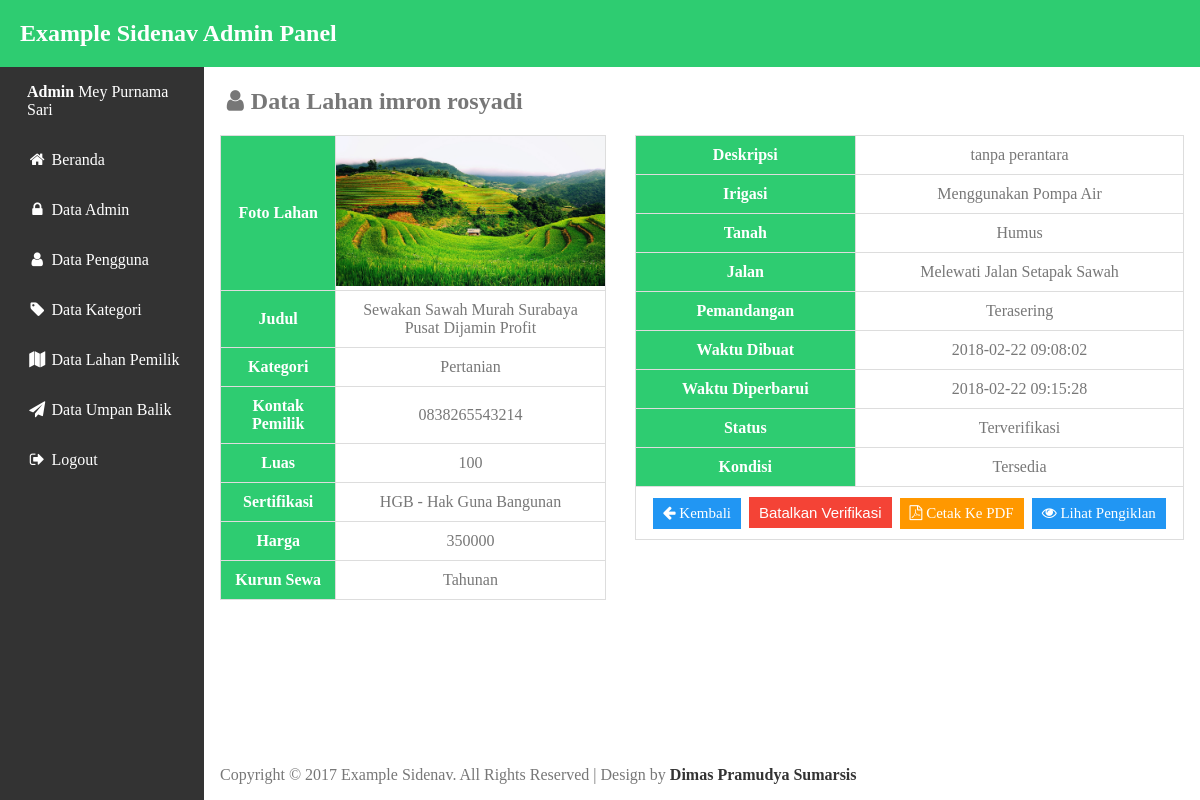
/adm/fieldView.php?id_lahan=25 (signed in), run on an earlier commit of the app's database.
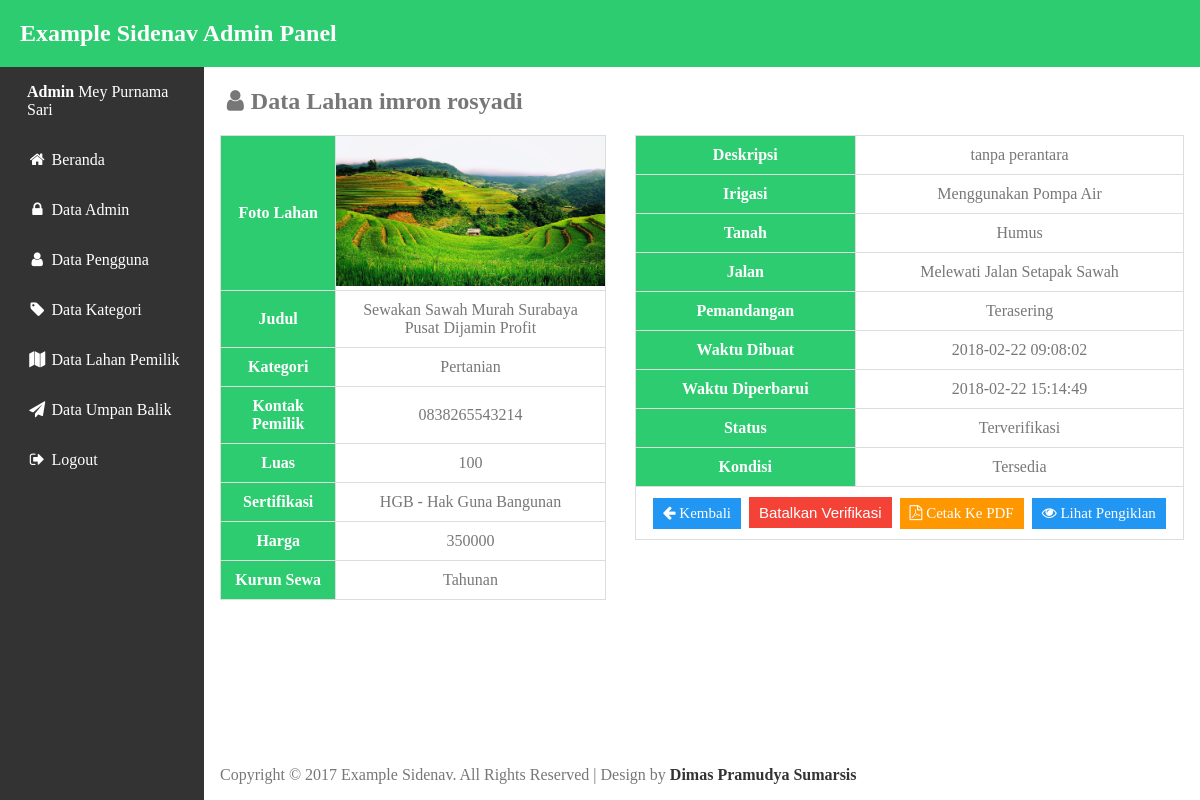
And on a later commit of the database.
### tables this page shows
CREATE TABLE `tb_lahan` (
  `id_lahan` int(11) NOT NULL,
  `id_user` int(11) NOT NULL,
  `id_kategori` int(11) NOT NULL,
  `judul` varchar(100) NOT NULL,
  `alamat_lahan` varchar(100) NOT NULL,
  `luas` varchar(7) NOT NULL,
  `sertifikasi` varchar(60) NOT NULL,
  `deskripsi` text NOT NULL,
  `harga` int(11) NOT NULL,
  `kurun_sewa` varchar(10) NOT NULL,
  `status` varchar(20) NOT NULL,
  `kondisi` varchar(10) NOT NULL,
  `fasilitas_irigasi` varchar(60) NOT NULL,
  `fasilitas_tanah` varchar(60) NOT NULL,
  `fasilitas_jalan` varchar(60) NOT NULL,
  `fasilitas_pemandangan` varchar(60) NOT NULL,
  `foto_lahan` varchar(255) NOT NULL,
  `fieldCreate_at` varchar(100) DEFAULT NULL,
  `fieldUpdate_at` varchar(100) DEFAULT NULL
);

CREATE TABLE `tb_user` (
  `id_user` int(8) NOT NULL,
  `nama_depan` varchar(15) NOT NULL,
  `nama_belakang` varchar(60) NOT NULL,
  `email` varchar(60) NOT NULL,
  `password` varchar(255) NOT NULL,
  `alamat` varchar(100) NOT NULL,
  `telepon` varchar(13) NOT NULL,
  `profesi` varchar(20) NOT NULL,
  `foto` varchar(200) NOT NULL,
  `create_at` varchar(100) DEFAULT NULL,
  `update_at` varchar(100) DEFAULT NULL
);

CREATE TABLE `tb_kategori` (
  `id_kategori` int(11) NOT NULL,
  `kategori` varchar(20) NOT NULL,
  `create_at` varchar(100) DEFAULT NULL,
  `update_at` varchar(100) DEFAULT NULL
);

### adm/fieldView.php (the view, shortened to what this page needs)
<?php
    require_once "db.php";
    require_once "Admin.php";
    if(isset($_GET["id_lahan"])){
        $id = $_GET['id_lahan'];
        $sql = "SELECT * FROM tb_lahan INNER JOIN tb_user ON tb_lahan.id_user=tb_user.id_user INNER JOIN tb_kategori ON tb_lahan.id_kategori=tb_kategori.id_kategori WHERE id_lahan =:id_lahan";
        $stmt = $db->prepare($sql);
        $stmt->execute([':id_lahan'=>$id]);
        $data = $stmt->fetch();
    }else{
      header("Location: fieldData.php");
    }
 ?>
<!DOCTYPE html>
<html>
<head>
<link rel="stylesheet" type="text/css" href="css/style.css">
<link rel="stylesheet" href="css/font-awesome.min.css">
</head>
<body>
<?php include "template/header.php"; ?>
<div class="wrapper">
  <div class="content">
    <h2><i class="fa fa-user fa-fw" aria-hidden="true"></i>Data Lahan <?php echo $data['nama_depan'] . "&nbsp;" . $data['nama_belakang']; ?></h2>
      <table class="table-data">
        <tr><th class="data-column">Foto Lahan</th><td style="padding: 0px 0px;"><img src="../ui/images/<?php echo $data['foto_lahan'] ?>" width="100%" height="150px"></td></tr>
        <tr><th class="data-column">Judul</th><td><?php echo $data['judul']?></td></tr>
        <tr><th>Kategori</th><td><?php echo $data['kategori']; ?></td></tr>
        <tr><th>Kontak Pemilik</th><td><?php echo $data['telepon']; ?></td></tr>
        <tr><th>Luas</th><td><?php echo $data['luas']; ?></td></tr>
        <tr><th>Sertifikasi</th><td><?php echo $data['sertifikasi']; ?></td></tr>
        <tr><th>Harga</th><td><?php echo $data['harga']; ?></td></tr>
        <tr><th>Kurun Sewa</th><td><?php echo $data['kurun_sewa']; ?></td></tr>
      </table>
      <table class="table-data-kanan">
        <tr><th>Deskripsi</th><td><?php echo $data['deskripsi']; ?></td></tr>
        <tr><th>Irigasi</th><td><?php echo $data['fasilitas_irigasi']; ?></td></tr>
        <tr><th>Tanah</th><td><?php echo $data['fasilitas_tanah']; ?></td></tr>
        <tr><th>Jalan</th><td><?php echo $data['fasilitas_jalan']; ?></td></tr>
        <tr><th>Pemandangan</th><td><?php echo $data['fasilitas_pemandangan']; ?></td></tr>
        <tr><th>Waktu Dibuat</th><td><?php echo $data['fieldCreate_at']; ?></td></tr>
        <tr><th>Waktu Diperbarui</th><td><?php echo $data['fieldUpdate_at']; ?></td></tr>
        <tr><th>Status</th><td><?php echo $data['status']; ?></td></tr>
        <tr><th>Kondisi</th><td><?php echo $data['kondisi']; ?></td></tr>
        <form action="fieldProses.php" method="post">
        <tr>
            <td colspan=2>
                <a href="fieldData.php" class="btn act info" title="Kembali"><i class="fa fa-arrow-left"></i> Kembali</a>
                <?php if($data['status'] == "Terverifikasi"){?>
                    <input type="submit" name="kirim-edit" class="btn act danger" value="Batalkan Verifikasi">
                <?php }else{ ?>
                    <input type="hidden" name="id_lahan" value="<?php echo $data['id_lahan'] ?>">
                    <input type="hidden" name="status" value="Terverifikasi">
                    <input type="submit" name="kirim-edit" class="btn act success" value="Verifikasi Iklan Ini">
                <?php } ?>
                <a href="fpdf/FieldPDF.php?id_lahan=<?php echo $data['id_lahan'] ?>" target="_blank" class="btn act warning" title="Kembali"><i class="fa fa-file-pdf-o"></i> Cetak Ke PDF</a>
                <a href="userView.php?id_user=<?php echo $data['id_user'] ?>" class="btn act info" title="Lihat Pengiklan"><i class="fa fa-eye"></i> Lihat Pengiklan</a>
        </td></tr>
        </form>
      </table>
    <?php include "template/footer.php"; ?>
</div>
</body>
</html>

What changed in the data, as far as the page shows it:
changed tb_lahan "Sewakan Sawah Murah Surabaya Pusat Dijamin Profit": fieldUpdate_at "2018-02-22 09:15:28" → "2018-02-22 15:14:49"
